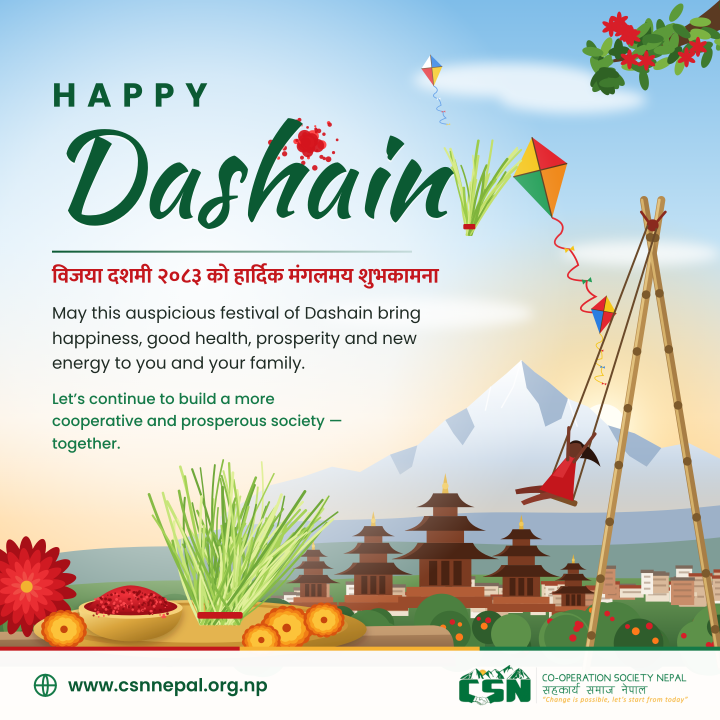
#> input picture marketing/dashain-2083/csn-dashain-2083@2x.png, 2160 x 2160 px, given in place of logo.png, which was not available (shown at 1/3 size)
$ python make_highlights.py out.png
#> lines starting #> are read from the running program, lines starting #| are printed output that depends on the picture; pictures that were not available may be replaced by others from this repository, and a replacement may not be noted
"""Render the CSN Nepal highlights video (Bhotekoshi Flood Response + overall support).

Usage (from the repo root):
    python3 scripts/video/make_highlights.py [output.mp4]

Requires Python 3 with Pillow + NumPy, and ffmpeg (libx264 + aac) on PATH.
Photos come from public/gallery, the logo from public/logo.png and src/app/icon.png.
Figures shown are the ones published on the website (src/app/page.tsx, src/lib/data.ts).
"""

import math
import os
import subprocess
import sys
import tempfile
import wave

import numpy as np
from PIL import Image, ImageDraw, ImageFilter, ImageFont

ROOT = os.path.abspath(os.path.join(os.path.dirname(__file__), "..", ".."))
OUT = sys.argv[1] if len(sys.argv) > 1 else os.path.join(ROOT, "public", "videos", "csn-highlights.mp4")

W, H, FPS = 1920, 1080, 25
XFADE = 0.6  # seconds of cross-dissolve between segments

FOREST_950 = (3, 46, 26)
FOREST_900 = (4, 61, 36)
FOREST_800 = (1, 114, 59)
LEAF = (65, 147, 104)
SUN = (246, 178, 49)
PAPER = (255, 253, 247)
INK = (16, 35, 26)
MINT = (231, 243, 236)

FONT_DIR = "/usr/share/fonts/opentype/inter"


# [11 lines left out: function font, not called in this run]


EXTRA_PHOTOS = {
    60: "WhatsApp Image 2026-10-16 at 12.03.31.jpeg",
    61: "WhatsApp Image 2026-10-16 at 12.05.15.jpeg",
    62: "WhatsApp Image 2026-10-16 at 12.05.16.jpeg",
    63: "WhatsApp Image 2026-10-16 at 12.05.16 (1).jpeg",
}


def photo_path(n):
    name = EXTRA_PHOTOS.get(n) or f"photo-{n:02d}.jpeg"
    return os.path.join(ROOT, "public", "gallery", name)


_photo_cache = {}


# [12 lines left out: functions load_photo, _exif_transpose, not called in this run]


def ease(t):
    t = max(0.0, min(1.0, t))
    return t * t * (3 - 2 * t)


def ease_out(t):
    t = max(0.0, min(1.0, t))
    return 1 - (1 - t) ** 3


# ---------------------------------------------------------------- logo assets

def _logo_lockup():
    im = Image.open(os.path.join(ROOT, "public", "logo.png")).convert("RGBA")
    return im


def _logo_mark():
    # icon.png has an opaque white background; key it out so the mark sits on any backdrop.
    arr = np.array(Image.open(os.path.join(ROOT, "src", "app", "icon.png")).convert("RGBA")).astype(np.int32)
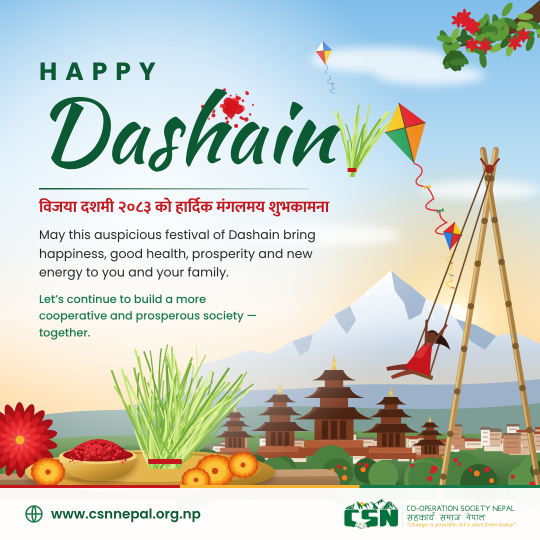
#> input picture marketing/dashain-2083/csn-dashain-2083.png, 1080 x 1080 px, given in place of icon.png, which was not available (shown at 1/2 size)
    whiteness = arr[..., :3].min(axis=2)
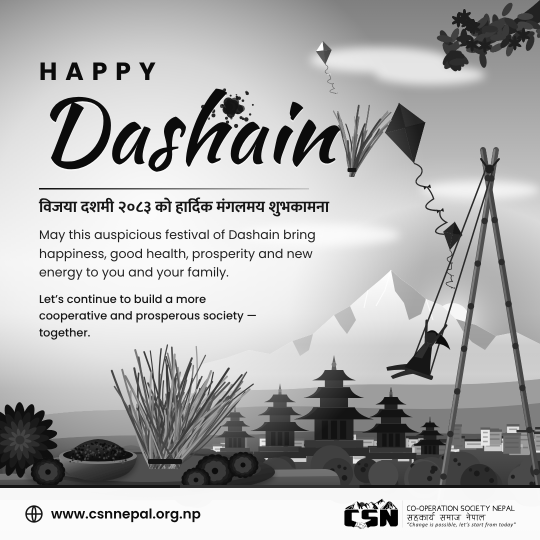
#> whiteness: shape (1080, 1080) int32 (shown at 1/2 size); min 0, max 255, mean 176.1
    arr[..., 3] = np.clip((255 - whiteness) * 255 // 40, 0, 255) * arr[..., 3] // 255
    return Image.fromarray(arr.astype(np.uint8), "RGBA")


LOGO = _logo_lockup()
MARK = _logo_mark()


def scaled(im, width):
#> called with width = 360
    h = round(im.height * width / im.width)
#> h = 360
    return im.resize((width, h), Image.LANCZOS)
#> returned value: PIL image 360x360 RGBA


# Watermark badge: logo lockup on a white rounded pill, top-right of photo shots.
def _badge():
    logo = scaled(LOGO, 360)
    pad_x, pad_y = 22, 14
    b = Image.new("RGBA", (logo.width + pad_x * 2, logo.height + pad_y * 2), (0, 0, 0, 0))
#> b: PIL image 404x388 RGBA; every value is 0
    d = ImageDraw.Draw(b)
    d.rounded_rectangle((0, 0, b.width - 1, b.height - 1), radius=18, fill=(255, 255, 255, 235))
    b.alpha_composite(logo, (pad_x, pad_y))
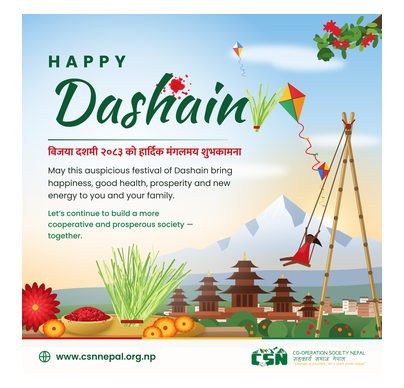
#> b: PIL image 404x388 RGBA; mean R, G, B, A 208.1, 212.3, 204.8, 251.1; transparent parts drawn white
    return b


BADGE = _badge()

# Bottom gradient used behind captions.
_grad = np.zeros((H, W, 4), dtype=np.uint8)
ys = np.arange(H)
alpha = np.clip((ys - H * 0.45) / (H * 0.55), 0, 1) ** 1.4 * 225
_grad[..., :3] = FOREST_950
_grad[..., 3] = alpha[:, None].astype(np.uint8)
BOTTOM_GRADIENT = Image.fromarray(_grad, "RGBA")
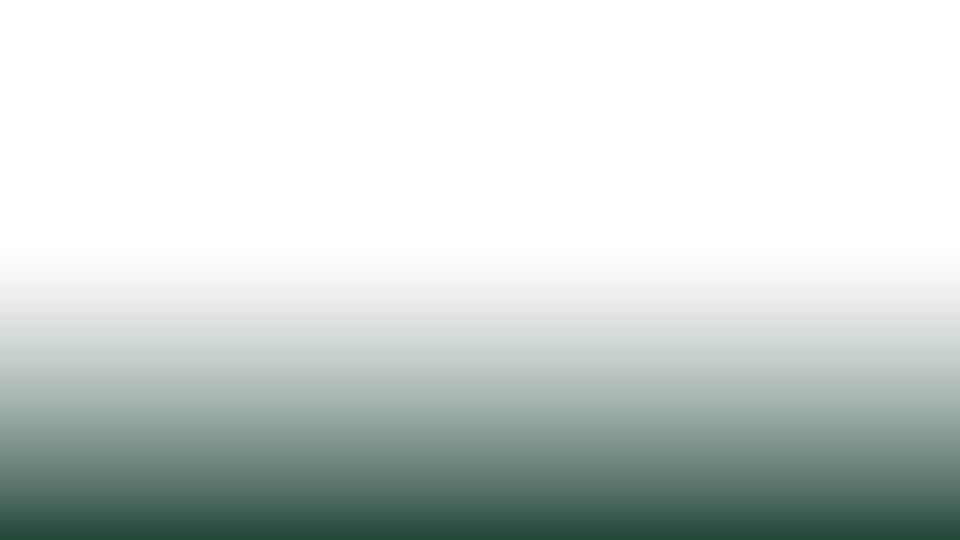
#> BOTTOM_GRADIENT: PIL image 1920x1080 RGBA (shown at 1/2 size); mean R, G, B, A 3, 46, 26, 51.2; transparent parts drawn white


# ---------------------------------------------------------------- photo shots

# [8 lines left out: function cover, not called in this run]


_bg_cache = {}


# [32 lines left out: functions portrait_background, render_photo, not called in this run]


MOTIONS = [
    (1.04, 1.16, 0.5, 0.5, 0.55, 0.45),
    (1.16, 1.04, 0.45, 0.55, 0.5, 0.5),
    (1.06, 1.18, 0.4, 0.5, 0.6, 0.5),
    (1.15, 1.05, 0.6, 0.45, 0.4, 0.55),
]


# ---------------------------------------------------------------- text helpers

# [12 lines left out: function wrap, not called in this run]


def text_layer():
    return Image.new("RGBA", (W, H), (0, 0, 0, 0))


# [35 lines left out: functions apply_alpha, caption_layer, not called in this run]


# ---------------------------------------------------------------- full-frame cards

def background_gradient(c0, c1):
    g = np.linspace(0, 1, H)[:, None, None]
    arr = np.array(c0)[None, None, :] * (1 - g) + np.array(c1)[None, None, :] * g
    arr = np.broadcast_to(arr, (H, W, 3)).astype(np.uint8)
    return Image.fromarray(arr, "RGB")


GREEN_BG = background_gradient(FOREST_800, FOREST_950)
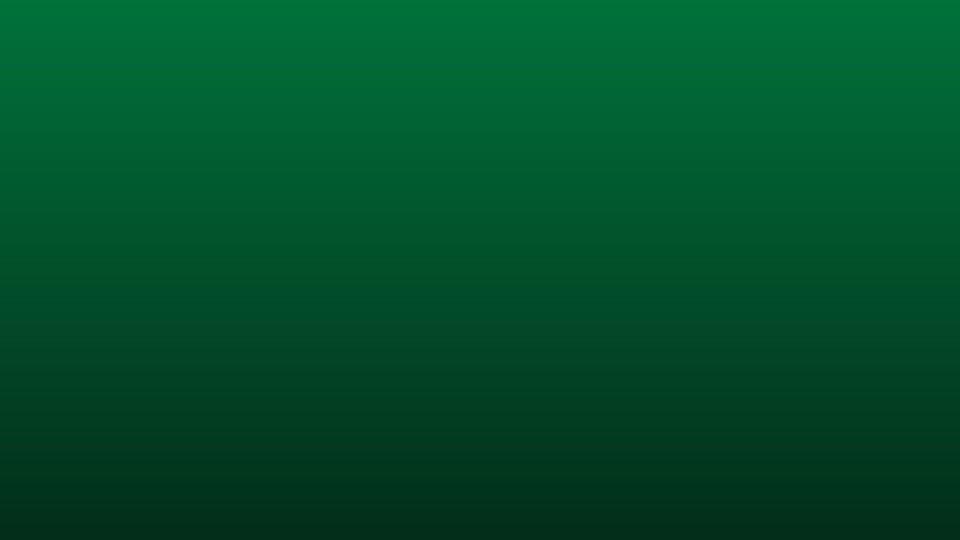
#> GREEN_BG: PIL image 1920x1080 RGB (shown at 1/2 size); mean R, G, B 1.5, 79.5, 42
PAPER_BG = background_gradient(PAPER, MINT)
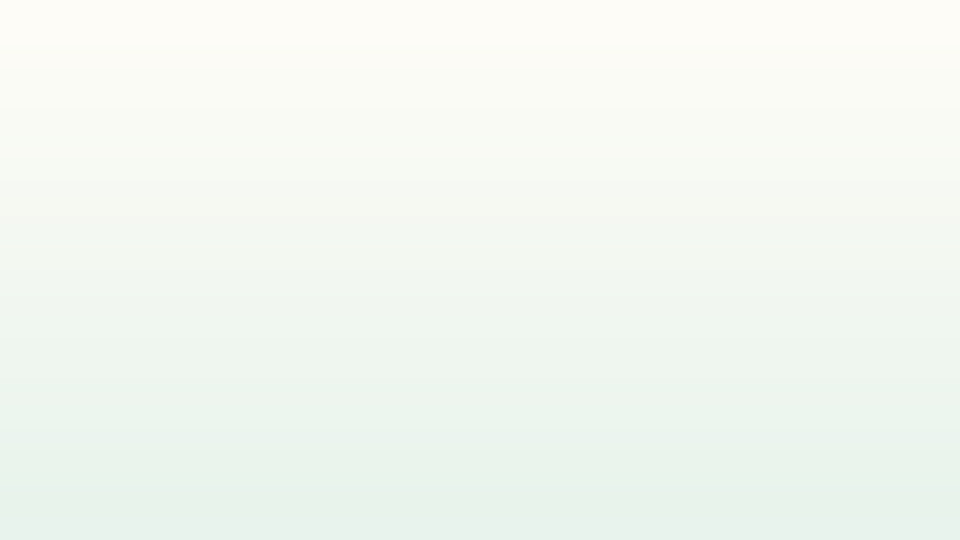
#> PAPER_BG: PIL image 1920x1080 RGB (shown at 1/2 size); mean R, G, B 242.5, 247.5, 241


def draw_mountain_lines(img, alpha_val=40):
    """Subtle mountain-ridge motif echoing the logo."""
#> called with alpha_val = 40
    layer = text_layer()
#> layer: PIL image 1920x1080 RGBA; every value is 0
    d = ImageDraw.Draw(layer)
    pts = [(0, H), (0, 860), (260, 700), (420, 800), (700, 600), (980, 780), (1240, 640),
           (1500, 760), (1700, 680), (W, 780), (W, H)]
    d.polygon(pts, fill=(255, 255, 255, alpha_val // 2))
    pts2 = [(0, H), (0, 940), (300, 840), (620, 920), (900, 820), (1200, 930), (1550, 850),
            (W, 920), (W, H)]
    d.polygon(pts2, fill=(255, 255, 255, alpha_val))
    img.paste(layer, (0, 0), layer)
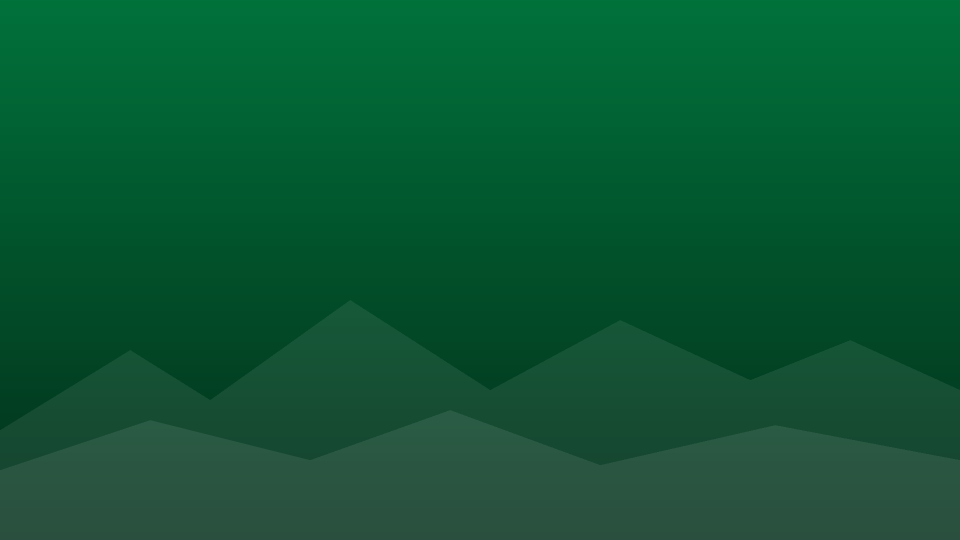
#> img: PIL image 1920x1080 RGB (shown at 1/2 size); mean R, G, B 11.8, 87.6, 51.1


GREEN_BG_RIDGES = GREEN_BG.copy()
draw_mountain_lines(GREEN_BG_RIDGES)


def centered(d, y, text, fnt, fill):
    w = d.textlength(text, font=fnt)
    d.text(((W - w) / 2, y), text, font=fnt, fill=fill)


# [24 lines left out: function card_intro, not called in this run]


def card_title(eyebrow, title, sub, photo=None):
    # [24 lines left out: function render, not called in this run]

    return render


def fmt(n):
    return f"{n:,}"


def card_stats(eyebrow, title, stats, cols=3, note=None):
    """Animated counter grid. stats: list of (number, suffix, label)."""

    # [41 lines left out: function render, not called in this run]

    return render


def card_chips(eyebrow, title, chips, footer):
    # [44 lines left out: function render, not called in this run]

    return render


# [18 lines left out: function card_outro, not called in this run]


# ---------------------------------------------------------------- timeline

# Each photo group: (chapter, title, subtitle, [photo numbers]); each photo is on screen SHOT seconds.
SHOT = 3.2
GROUPS = [
    ("The disaster", "Bhotekoshi floods strike Nuwakot & Rasuwa",
     "Homes, roads and riverbanks along the Bhotekoshi were torn apart.", [16, 5, 13, 15]),
    ("On the ground", "CSN team surveys the flood damage",
     "Field assessment of the flood-torn riverbed and damaged banks.", [1, 7, 3]),
    ("People first", "157 volunteers mobilised",
     "Orientation and interaction programme for response staff and volunteers in Bidur.", [19, 21]),
    ("Child protection", "15 child-friendly spaces for 427 children",
     "Safe spaces with trained facilitators — learning, play and psychosocial care.", [29, 32, 26, 38, 36]),
    ("Shelter & safety", "Holding shelters in Bidur",
     "Tents, water and safe spaces with Caritas and CSN volunteers on duty.", [27, 30]),
    ("Relief distribution", "Relief reaching flood-affected families",
     "Kitchen and bedding NFI sets for 600 households across Nuwakot and Rasuwa, with CARITAS Nepal.",
     [46, 54, 51, 55, 47, 61, 63]),
    ("Building skills", "Training for recovery and livelihoods",
     "Small Hotel and Lodge Management Training for local entrepreneurs.", [39, 44]),
]

segments = []  # (duration, render_fn(t, dur) -> RGB image, caption_group or None, narration key)

segments.append((5.0, card_intro, None, "intro"))
segments.append((3.6, card_title("Bhotekoshi Flood Response · 2026", "When the river rose, CSN responded",
                                 "Relief, shelter, child protection, WASH and volunteer mobilisation across "
                                 "Nuwakot and Rasuwa.", photo=14), None, "flood-title"))

shot_index = 0
for gi, (chapter, title, sub, photos) in enumerate(GROUPS):
    for pi, n in enumerate(photos):
        motion = MOTIONS[shot_index % len(MOTIONS)]
        shot_index += 1

        def make(n=n, motion=motion):
            return lambda t, dur: render_photo(n, t / dur, motion)

        segments.append((SHOT, make(), gi, f"g{gi}"))

segments.append((6.5, card_stats("CSN response at a glance", "Bhotekoshi Flood Response", [
    (2155, "", "people reached"),
    (499, "", "households supported"),
    (427, "", "children & students supported"),
    (15, "", "child-friendly spaces"),
    (157, "", "volunteers mobilised"),
    (50, "", "people in cash-for-work"),
]), None, "stats"))
segments.append((5.5, card_stats("Relief assistance", "Essential kits delivered", [
    (200, "", "dignity kits"),
    (125, "", "food packages"),
    (55, "", "baby kits"),
    (50, "", "WASH kits"),
    (5, "", "water storage & WASH facilities"),
    (600, "", "households with kitchen & bedding sets"),
], note="With support from CARITAS Nepal and CRS"), None, "kits"))
segments.append((3.6, card_title("Beyond the flood", "Serving communities since 2013",
                                 "Patient, community-rooted work for children, families and youth.",
                                 photo=34), None, "beyond"))
segments.append((7.0, card_chips("What we do", "Overall support to the community", [
    "Education & scholarships", "Child protection", "Health, water & sanitation",
    "Livelihood & employment", "Disaster risk reduction", "Agriculture & environment",
    "Youth, tourism & infrastructure",
], [
    "Nuwakot · Rasuwa · Dhading · Kathmandu — and project reach in Tanahun, Syangja and Makawanpur",
    "Scholarships since 2013 · 180 young leaders trained · 100+ jobs on the Gosaikunda trail",
]), None, "chips"))
segments.append((5.0, card_chips("Together with", "Our partners", [
    "CARITAS Nepal", "CRS", "UNDP Nepal", "UNICEF Nepal", "Nepal Tourism Board",
    "Habitat for Humanity Nepal", "APC Nepal / France", "SCAI Australia", "Local governments",
], [
    "Working hand in hand with communities, local governments and networks.",
]), None, "partners"))
segments.append((7.5, card_outro, None, "outro"))


# ---------------------------------------------------------------- narration timing

NARRATION_DIR = os.path.join(os.path.dirname(os.path.abspath(__file__)), "narration")
VOICE_LEAD = 0.5   # seconds after a section starts before the voice comes in
VOICE_GAP = 0.4    # minimum breath before the next section's cross-dissolve


def narration_path(key):
    return os.path.join(NARRATION_DIR, f"{key}.wav")


def narration_seconds(key):
    path = narration_path(key)
    if not os.path.exists(path):
        return 0.0
    with wave.open(path) as w:
        return w.getnframes() / w.getframerate()


def fit_to_narration():
    """Stretch sections whose voice-over is longer than their on-screen time."""
    by_key = {}
    for i, seg in enumerate(segments):
        by_key.setdefault(seg[3], []).append(i)
    for key, idx in by_key.items():
        need = narration_seconds(key) + VOICE_LEAD + XFADE + VOICE_GAP
        span = sum(segments[i][0] for i in idx) - (len(idx) - 1) * XFADE
        if need > span:
            extra = (need - span) / len(idx)
            for i in idx:
                dur, fn, g, k = segments[i]
                segments[i] = (dur + extra, fn, g, k)


fit_to_narration()


def build_timeline():
    """Return list of (start, duration, render, group) with XFADE overlaps, plus voice cue times."""
    out, cues, t = [], {}, 0.0
    for dur, fn, g, key in segments:
        out.append((t, dur, fn, g))
        cues.setdefault(key, t + VOICE_LEAD)
        t += dur - XFADE
    total = t + XFADE
    return out, total, cues


TIMELINE, TOTAL, VOICE_CUES = build_timeline()

# Group visibility windows for persistent captions.
GROUP_WINDOWS = {}
for start, dur, fn, g in TIMELINE:
    if g is None:
        continue
    s, e = GROUP_WINDOWS.get(g, (start, start + dur))
    GROUP_WINDOWS[g] = (min(s, start), max(e, start + dur))


# [38 lines left out: function frame_at, not called in this run]


# ---------------------------------------------------------------- music

SR = 44100
LOUDNORM = "loudnorm=I=-16:TP=-1.5:LRA=11,aresample=44100"  # web/social loudness target


def synth_music(seconds, sr=SR):
    """Original, gentle piano-and-pad bed (no third-party audio). Returns (n, 2) floats."""
#> called with seconds = 104.5, sr = 44100
    n = int(seconds * sr)
    t = np.arange(n) / sr
    out = np.zeros(n)

    def midi(m):
        return 440.0 * 2 ** ((m - 69) / 12)

    # I – V – vi – IV in D major, 4 s per chord
    chords = [[50, 57, 62, 66], [45, 57, 61, 64], [47, 54, 59, 62], [43, 55, 59, 62]]
    bar = 4.0
    for k in range(int(math.ceil(seconds / bar))):
        chord = chords[k % 4]
        s0 = int(k * bar * sr)
        s1 = min(n, int((k + 1) * bar * sr + 1.5 * sr))
        if s0 >= n:
            break
        tt = t[s0:s1] - k * bar
        env = np.minimum(1, tt / 1.2) * np.exp(-np.maximum(0, tt - bar) * 2.5)
        for m in chord:
            f = midi(m)
            out[s0:s1] += 0.05 * env * (np.sin(2 * np.pi * f * tt) + 0.3 * np.sin(2 * np.pi * 2 * f * tt + 0.5))
        # piano-like arpeggio, eighth notes
        arp = [chord[1] + 12, chord[2] + 12, chord[3] + 12, chord[2] + 12,
               chord[1] + 24, chord[3] + 12, chord[2] + 12, chord[3] + 12]
        for j, m in enumerate(arp):
            a0 = int((k * bar + j * bar / 8) * sr)
            if a0 >= n:
                break
            a1 = min(n, a0 + int(2.0 * sr))
            ta = t[a0:a1] - (k * bar + j * bar / 8)
            f = midi(m)
            e = np.minimum(1, ta / 0.005) * np.exp(-ta * 3.0)
            tone = np.sin(2 * np.pi * f * ta) + 0.35 * np.sin(2 * np.pi * 2 * f * ta) + 0.12 * np.sin(2 * np.pi * 3 * f * ta)
            out[a0:a1] += 0.07 * e * tone
    # soft bass
    for k in range(int(math.ceil(seconds / bar))):
        s0 = int(k * bar * sr)
        if s0 >= n:
            break
        s1 = min(n, s0 + int(bar * sr))
        tt = t[s0:s1] - k * bar
        f = midi(chords[k % 4][0] - 12)
        out[s0:s1] += 0.09 * np.minimum(1, tt / 0.05) * np.exp(-tt * 0.6) * np.sin(2 * np.pi * f * tt)

    # simple stereo delay for space
    d = int(0.33 * sr)
    left = out.copy()
    right = out.copy()
    right[d:] += 0.35 * out[:-d]
    left[2 * d:] += 0.25 * out[:-2 * d]
    stereo = np.stack([left, right], axis=1)
    fade_in = np.minimum(1, t / 2.0)
    fade_out = np.minimum(1, (seconds - t) / 3.0).clip(0, 1)
    stereo *= (fade_in * fade_out)[:, None]
    stereo /= max(1e-6, np.abs(stereo).max()) / 0.6
    return stereo


# [7 lines left out: function load_voice, not called in this run]


def mix_soundtrack(path, seconds, sr=SR):
    """Music bed with the voice-over on top; the music ducks while someone is speaking."""
    music = synth_music(seconds, sr)
    n = len(music)
    voice = np.zeros(n)
    speaking = np.zeros(n)
    for key, start in VOICE_CUES.items():
        clip_path = narration_path(key)
        if not os.path.exists(clip_path):
            continue
        clip = load_voice(clip_path, sr)
        a = int(start * sr)
        b = min(n, a + len(clip))
        voice[a:b] += clip[: b - a]
        speaking[a:b] = 1
    if speaking.any():
        # smooth the on/off mask into ~0.35 s ramps, then duck the music to 35%
        k = int(0.35 * sr)
        kernel = np.ones(k) / k
        speaking = np.clip(np.convolve(speaking, kernel, mode="same") * 1.6, 0, 1)
        # music sits well under the voice, and ducks a further ~10 dB while someone speaks
        music = 0.5 * music * (1 - 0.7 * speaking)[:, None]
        voice *= 0.85 / max(1e-6, np.abs(voice).max())
    mix = music + voice[:, None]
    mix /= max(1.0, np.abs(mix).max() / 0.95)
    pcm = (mix * 32767).astype(np.int16)
    with wave.open(path, "wb") as w:
        w.setnchannels(2)
        w.setsampwidth(2)
        w.setframerate(sr)
        w.writeframes(pcm.tobytes())


def main():
    os.makedirs(os.path.dirname(OUT), exist_ok=True)
    nframes = int(round(TOTAL * FPS))
    print(f"Rendering {nframes} frames ({TOTAL:.1f}s) -> {OUT}", flush=True)
    with tempfile.TemporaryDirectory() as tmp:
        audio = os.path.join(tmp, "music.wav")
        mix_soundtrack(audio, TOTAL)
        cmd = [
            "ffmpeg", "-y", "-loglevel", "error",
            "-f", "rawvideo", "-pix_fmt", "rgb24", "-s", f"{W}x{H}", "-r", str(FPS), "-i", "-",
            "-i", audio,
            "-c:v", "libx264", "-preset", "slow", "-crf", "24", "-pix_fmt", "yuv420p",
            "-af", LOUDNORM, "-c:a", "aac", "-b:a", "160k", "-shortest", "-movflags", "+faststart",
            OUT,
        ]
#> (the run stopped early here; a loop or call above may not have finished)
